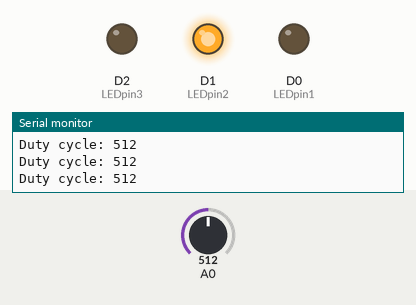
The sketch below on a simulated ESP8266 (NodeMCU). Shown: output pins drawn as LEDs (lit = HIGH), the last lines printed to the serial monitor. The test bench sets the inputs (shaded band); at power-on: A0 = 512.

Above: at 1.2 s.
1.3 s: A0 set to 416
2.8 s: A0 set to 389
At 4.0 s:
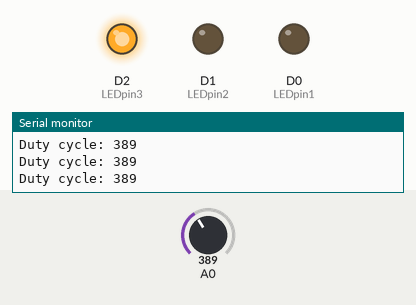
4.3 s: A0 set to 0
At 5.4 s:
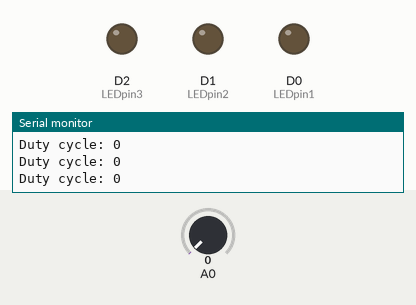
5.8 s: A0 set to 810
At 6.7 s:
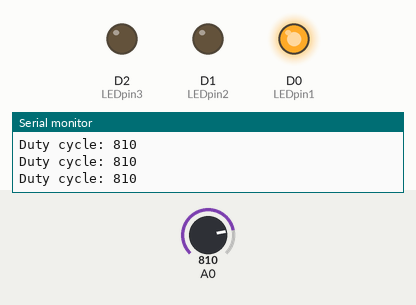
7.3 s: A0 set to 788
At 8.0 s:
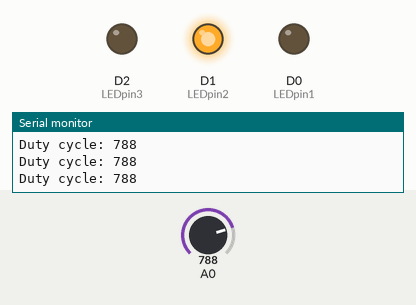
8.8 s: A0 set to 900
At 9.2 s:
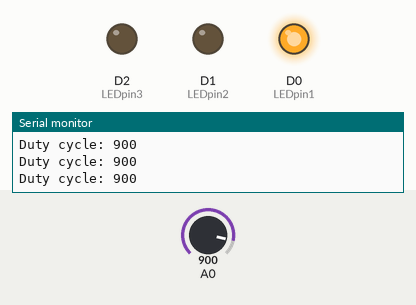
Timing chart, 0 to 11.3 s (numbered marks = the images above; inputs shaded):
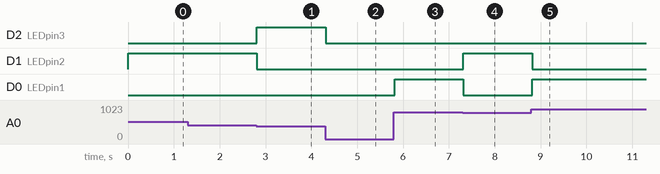

The sketch:

sketch_may14d.ino
```cpp
int LEDpin1 = D0;
int LEDpin2 = D1;
int LEDpin3 = D2;
void setup() {
  Serial.begin(9600);
  pinMode(LEDpin1,OUTPUT);
  pinMode(LEDpin2,OUTPUT);
  pinMode(LEDpin3,OUTPUT);
  // put your setup code here, to run once:

}

void loop() {

  // put your main code here, to run repeatedly:
  int dutycycle = analogRead(A0);
  if(dutycycle > 1023) dutycycle = 1023;
  Serial.print("Duty cycle: ");
  Serial.println(dutycycle);
  if(dutycycle>800 && dutycycle <=1023)
  digitalWrite(LEDpin1, HIGH);
  else
  digitalWrite(LEDpin1, LOW);
  if(dutycycle>400 && dutycycle <=800)
  digitalWrite(LEDpin2, HIGH);
  else
  digitalWrite(LEDpin2, LOW);
  if(dutycycle>0 && dutycycle <=400)
  digitalWrite(LEDpin3, HIGH);
  else
  digitalWrite(LEDpin3, LOW);
  delay(100);
  }
```

Measured:
- the behaviour switches between 401 and 400 on A0 (found by bisection; images 0 and 1)
- the behaviour switches between 801 and 800 on A0 (found by bisection; images 3 and 4)
- after the input at 2.8 s, D2 (LEDpin3): LOW → HIGH at once; D1 (LEDpin2): HIGH → LOW at once
- after the input at 4.3 s, D2 (LEDpin3): HIGH → LOW at once
- after the input at 5.8 s, D0 (LEDpin1): LOW → HIGH at once
- after the input at 7.3 s, D1 (LEDpin2): LOW → HIGH at once; D0 (LEDpin1): HIGH → LOW at once
- after the input at 8.8 s, D1 (LEDpin2): HIGH → LOW at once; D0 (LEDpin1): LOW → HIGH at once
